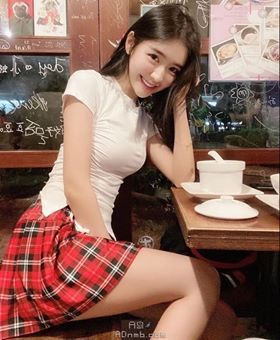
#> input picture SelectiveSearch/Images/Figure10.jpg, 280 x 340 px
$ jupyter execute --allow-errors SelectiveSearch.ipynb   (shell and % lines are left out)   (older library calls are emulated)
#> lines starting #> are read from the running program, lines starting #| are printed output that depends on the picture
#> further down, img is the input picture: shape (340, 280, 3); mean B, G, R 92.6, 104.8, 140.7
### SelectiveSearch/source.py
import numpy as np
import cv2
from img_transform import *
###########
# Color similarity
###########

class ColorSimilarity:
    '''
    Measure color similarity between neighboring regions
    '''
    def __init__(self,neighbor_mat_shape):
        '''
        Initialize the similarity matrix between neighbors in the neighbor matrix
        Parameters:
        neighbor_mat: shape of boolean matrix we've computed
        '''
        self.sim_mat=np.zeros((neighbor_mat_shape[0],neighbor_mat_shape[1])).astype(np.float64)
    # [66 lines left out: functions compute_similar, get_hist_array, __extract_hist, update, not called in this run]
#########
#Image Transform
#########


##########
#Texture similarity
##########
class TextureSimilarity:
    '''
    Compute texture similarity between regions
    '''
    def __init__(self,neighbor_mat,img):
        self.sim_mat=np.zeros((neighbor_mat.shape[0],neighbor_mat.shape[1]))
        self.setImage(img)

    def setImage(self,img):
        '''
        Compute the gaussian derivative at 8 orientation of the image
        '''
        # No rotation, x direction
        print('Set up the gradiant image ...')
        img_list=[] #Initialize the derivative image
        img_grad=cv2.Scharr(img,cv2.CV_32F,1,0)
        img_list.append(img_grad)
        # No rotation, y direction
        img_grad=cv2.Scharr(img,cv2.CV_32F,0,1)
        img_list.append(img_grad)
        # Rotation, x direction
        rot=rotation_transform(img,center=(img.shape[0]//2,img.shape[1]//2),angle=45.0,interpolation='BILINEAR')
        rot_img=rot._tobox(interpolation='BILINEAR')
        img_grad=cv2.Scharr(rot_img,cv2.CV_32F,1,0)
        img_grad=rotation_transform(img_grad,center=(img_grad.shape[0]//2,img_grad.shape[1]//2),angle=-45.0,interpolation='BILINEAR').rot_img
        offset_0=(img_grad.shape[0]-img.shape[0])//2
        offset_1=(img_grad.shape[1]-img.shape[1])//2
        crop=img_grad[offset_0:img_grad.shape[0]-offset_0,offset_1:img_grad.shape[1]-offset_1,:]
        crop=cv2.resize(crop,(img.shape[1],img.shape[0]))
        img_list.append(crop)
        #Rotation, y direction
        img_grad=cv2.Scharr(rot_img,cv2.CV_32F,0,1)
        img_grad=rotation_transform(img_grad,center=(img_grad.shape[0]//2,img_grad.shape[1]//2),angle=-45.0,interpolation='BILINEAR').rot_img
        crop=img_grad[offset_0:img_grad.shape[0]-offset_0,offset_1:img_grad.shape[1]-offset_1,:]
        crop=cv2.resize(crop,(img.shape[1],img.shape[0]))
        img_list.append(crop)
        print('Thresholding each channel ...')
        self.img_grad=[]
        for image in img_list:
            for c in range(image.shape[2]):
                temp_grad=image[:,:,c]
                self.img_grad.append(cv2.threshold(temp_grad,0,0,cv2.THRESH_TOZERO)[1])
                self.img_grad.append(cv2.threshold(temp_grad,0,0,cv2.THRESH_TOZERO_INV)[1])
    # [59 lines left out: functions compute_similar, get_hist_array, __extract_hist, update, not called in this run]

################
# Size Similarity
################
class SizeSimilarity:
    '''
    Compute the size similarity between neighboring components
    '''
    def __init__(self,neighbor_mat):
        self.sim_mat=np.zeros((neighbor_mat.shape[0],neighbor_mat.shape[1]))
    # [30 lines left out: functions compute_similar, update, not called in this run]
################
# Fill Similarity
################
class FillSimilarity:
    '''
    Compute fill similarity between neighboring components in the image
    '''
    def __init__(self,neighbor_mat):
        self.sim_mat=np.zeros((neighbor_mat.shape[0],neighbor_mat.shape[1]))
    # [53 lines left out: functions compute_similar, comp_bounding, get_bounding, update, not called in this run]


################
# Hierarchical Grouping
################
class Hierarchical:
    '''
    Conduct Hierarchical Grouping Stategy
    '''
    def __init__(self,img,merge=True,file_name='result.txt'):
        # Initialize 4 similarities matrix
        self.setup(img,merge,file_name)
    def setup(self,img,merge=True,file_name='result.txt'):
#> called with merge = True, file_name = 'result3.txt'
        print('Set up for Selective Search ...')
        img_comp,self.list_comp=retrieve_components(img,file_name)
#> (reads SelectiveSearch/result3.txt from the repository)
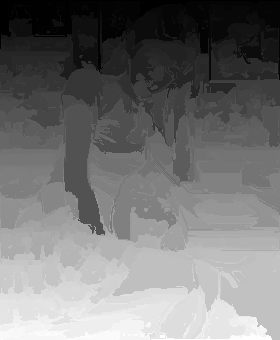
#> img_comp: shape (340, 280) int64; min 0, max 2836, mean 1308.6; drawn with min black and max white
#> self.list_comp = 2837 items
        '''self.list_comp=list_comp'''
        self.neighbor_mat=find_neighbors(img_comp,len(self.list_comp))
        if(merge):self.list_comp,self.neighbor_mat=initial_merge(self.list_comp,self.neighbor_mat)
        self.color_sim=ColorSimilarity(self.neighbor_mat.shape)
        self.texture_sim=TextureSimilarity(self.neighbor_mat,img)
        self.size_sim=SizeSimilarity(self.neighbor_mat)
        self.fill_sim=FillSimilarity(self.neighbor_mat)
        self.color_sim.compute_similar(self.neighbor_mat,img,self.list_comp)
        self.texture_sim.compute_similar(self.neighbor_mat,self.list_comp)
        self.size_sim.compute_similar(self.neighbor_mat,self.list_comp,img.shape[0]*img.shape[1])
        self.fill_sim.compute_similar(self.neighbor_mat,self.list_comp,img.shape[0]*img.shape[1])
    # [40 lines left out: functions merge, merge_regions, not called in this run]

################

################

def retrieve_components(img,file_name='result.txt'):
    '''
    Retrieve components from image
    Parameters:
    img: image
    file_name: components file
    '''
    print('Retrieving components from {} ...'.format(file_name))
    img_comp=np.zeros((img.shape[0],img.shape[1])).astype(int)
    list_comp=[]
    with open(file_name,'r') as f:
        line=f.readline()
        while(line!=''):
            split_line=line.split(' ')
            comp_idx=int(split_line[0])
            current_comp=[]
            for pixel in split_line[1:-1]:
                pixel_pos=pixel.split(',')
                pixel_y=int(pixel_pos[0])
                pixel_x=int(pixel_pos[1])
                img_comp[pixel_y,pixel_x]=comp_idx
                current_comp.append((pixel_y,pixel_x))
            list_comp.append(current_comp)
            line=f.readline()
    return img_comp,list_comp
# [12 lines left out: function initial_segment, not called in this run]
def find_neighbors(img_comp,max_numb):
    '''
    Find the neighboring components in the image
    img_comp: the 2D numpy array for storing the components in each pixel
    '''
#> called with max_numb = 2837
    print('Finding components neighbors ...')
    mat=np.zeros((max_numb,max_numb)).astype(bool)
    for y in range(img_comp.shape[0]):
        for x in range(img_comp.shape[1]):
            sub_area=img_comp[max(0,y-1):min(img_comp.shape[0],y+2),max(0,x-1):min(img_comp.shape[1],x+2)]
            if(len(np.unique(sub_area))==1):continue
            else:
                for value in np.unique(sub_area):mat[img_comp[y,x],value]=True
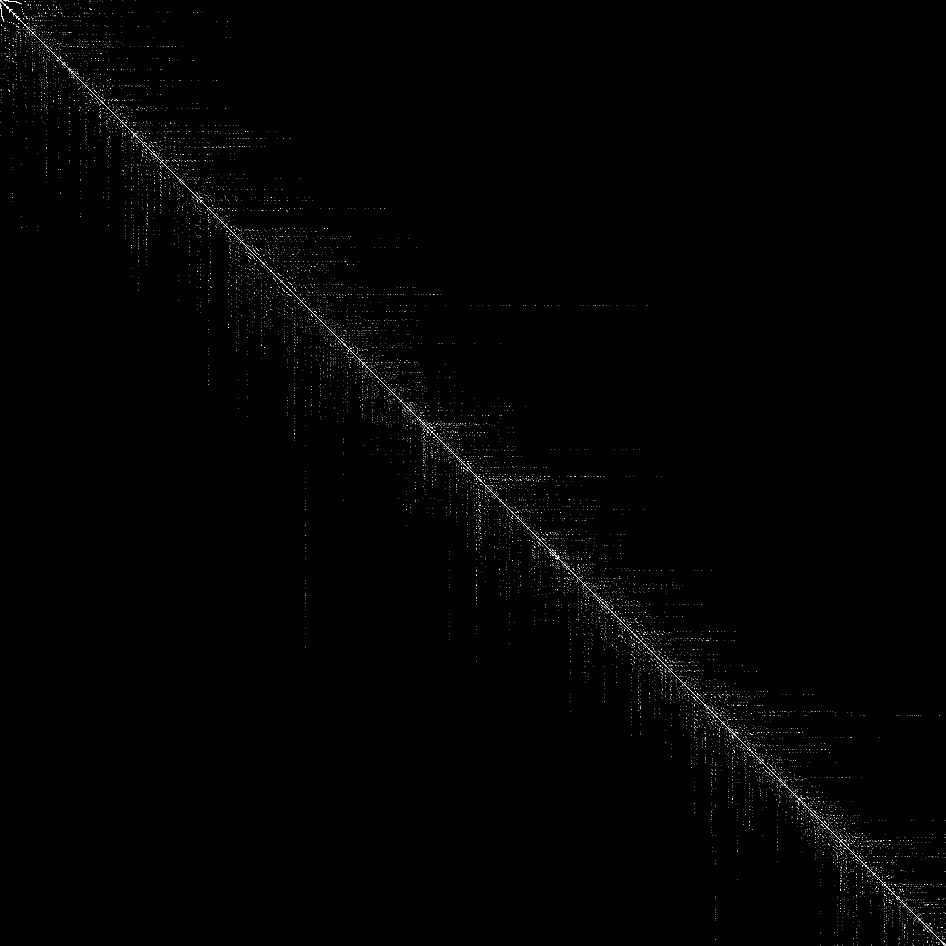
#> mat: shape (2837, 2837) bool (shown at 1/3 size); 0.27% white in thin lines or dots
    return mat
def initial_merge(list_comp,neighbor_mat):
    '''
    Start to merge small regions, regions which have 1-3 pixels
    '''
    print('Starting initial merge ...')
    idx=0
    while(idx<len(list_comp)):
        if(len(list_comp[idx])<=18):
            flag=True
            pos=np.where(neighbor_mat[idx,:]==True)[0]
            for j in pos:
                if(len(list_comp[j])>=40):
                    '''
                    We need to merge these components
                    '''
                    neighbor_mat[j,:]=np.logical_or(neighbor_mat[j,:],neighbor_mat[idx,:])
                    neighbor_mat[:,j]=neighbor_mat[j,:]
                    neighbor_mat=np.delete(neighbor_mat,idx,0)
                    neighbor_mat=np.delete(neighbor_mat,idx,1)
                    list_comp[j].extend(list_comp[idx])
                    list_comp.pop(idx)
                    flag=False
                    break
            if(flag):idx+=1
        else:idx+=1
#> this loop made 2837 passes
#> pos on passes 1, 6, 7, 8, 11, 14, 15, 20, 26, 28, 31, 32: [0, 1, 11], [3, 4], [3, 4, 5, 6, 48, 49], [3, 4, 5, 47], [5, 6, 58, 59], [0, 7, 8, 9, 10], [0, 7, 8, 9], [1, 11, 12, 13, 14], [1, 2, 16, 17, 18], [2, 3, 18, 19, 20, 57], [3, 19, 20], [3, 19, 20, 21]
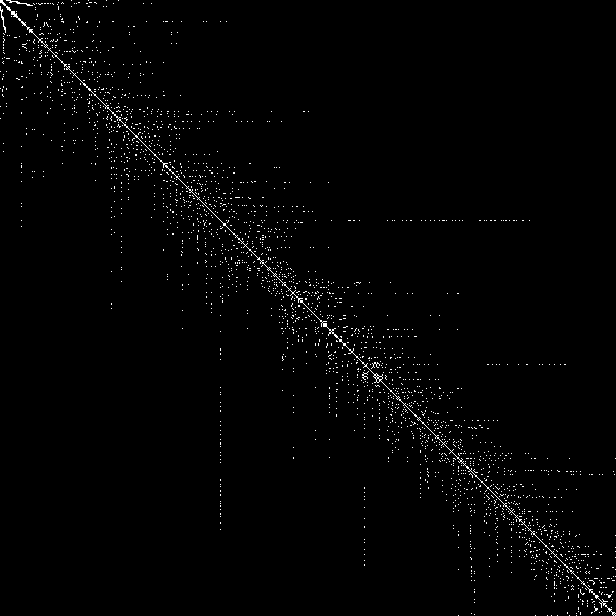
#> neighbor_mat: shape (616, 616) bool; 1.3% white in thin lines or dots
#> after the loop, idx = 616; list_comp = 616 items
    return list_comp,neighbor_mat

### SelectiveSearch/SelectiveSearch.ipynb
# Selective Search Segmentation

[cell 1]
import numpy as np
import cv2
import matplotlib.pyplot as plt

[cell 2]
from source import Hierarchical
import source

Read image

[cell 3]
img=cv2.imread('Images/Figure10.jpg')
img=img[:,:,::-1]
plt.imshow(img)
plt.show()

#> (a cell that did not finish here is left out)

#> in setImage, `img_grad=cv2.Scharr(img,cv2.CV_32F,1,0)`:
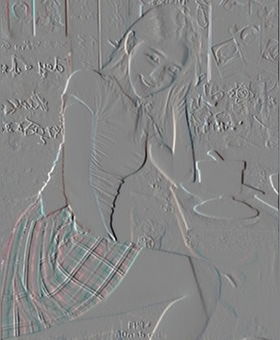
#> img_grad: shape (340, 280, 3) float32; mean R, G, B -4.4, -0.7, -0.6; drawn with min black and max white
#> in setImage, `img_grad=cv2.Scharr(img,cv2.CV_32F,0,1)`:
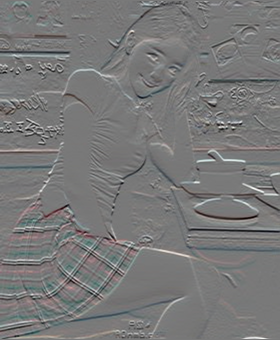
#> img_grad: shape (340, 280, 3) float32; mean R, G, B -6.3, -7, -7.2; drawn with min black and max white
print('Number of components in after initial merging: {}'.format(len(ssearch.list_comp)))

Let's see in each gradiant image

#> (a cell that did not finish here is left out)

Visualize the first segmented image

#> (a cell that did not finish here is left out)

Merge the similar components, i did many stages to archive this.

**Stage 1:**

#> (a cell that did not finish here is left out)

#> (a cell that did not finish here is left out)

#> (a cell that did not finish here is left out)

**Stage 2:**

#> (a cell that did not finish here is left out)

#> (a cell that did not finish here is left out)

Visualize the result again

#> (a cell that did not finish here is left out)

**Stage 3:**

#> (a cell that did not finish here is left out)

#> (a cell that did not finish here is left out)

#> (a cell that did not finish here is left out)

**Stage 4:**

#> (a cell that did not finish here is left out)

[cell 17]
print('Number of regions after merging {}'.format(len(ssearch.list_comp)))

[cell 18]
segmented_img=source.initial_segment(ssearch.list_comp,(img.shape[0],img.shape[1]))
segmented_img=segmented_img[:,:,::-1]
plt.imshow(segmented_img)
plt.show()

[cell 19]
ssearch.merge_regions(strategy=(1,0,1,1),img_area=img.shape[0]*img.shape[0],nregions=30)

[cell 20]
print('Number of regions after merging {}'.format(len(ssearch.list_comp)))

[cell 21]
segmented_img=source.initial_segment(ssearch.list_comp,(img.shape[0],img.shape[1]))
segmented_img=segmented_img[:,:,::-1]
plt.imshow(segmented_img)
plt.show()

The result is not so perfect. (may be the setup for the algorithm is not good)
